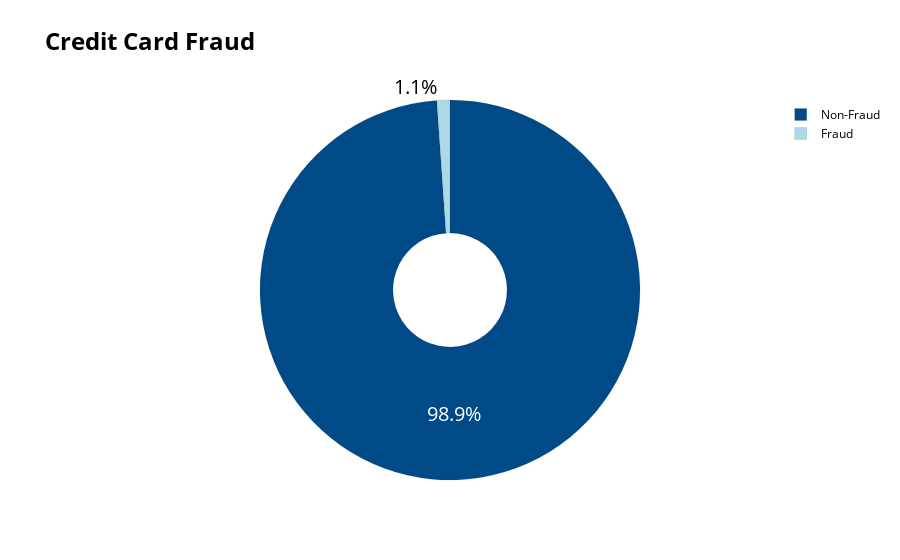

This figure's notebook cell:
### Code cell
#Visualizing Class Distribution
colors = ['#004B87', 'LightBlue'] 
labels = ['Non-Fraud', 'Fraud']
values = rawData['fraud_bool'].value_counts() / rawData['fraud_bool'].shape[0]
total_normal = rawData[rawData['fraud_bool'] == False].shape[0]
total_fraudulent = rawData[rawData['fraud_bool'] == True].shape[0]

fig = go.Figure(data=[go.Pie(labels=labels, values=values, hole=.3)])
fig.update_traces(hoverinfo='label+percent', textinfo='percent', textfont_size=20,
                  marker=dict(colors=colors, line=dict(color='black', width=0.1)))

fig.update_layout(
    title_text='<b>Credit Card Fraud</b>',
    title_font_color='black',
    title_font=dict(size=24),
    legend_title_font_color='black',
    paper_bgcolor='white',   
    plot_bgcolor='white',    
    font_color='black',
)

fig.show()

### Figure 1 — Plotly figure (JSON) as saved in the notebook; plotly's stock layout.template omitted (floating-point values rounded to 4 significant figures)
{"data": [{"hole": 0.3, "hoverinfo": "label+percent", "labels": ["Non-Fraud", "Fraud"], "marker": {"colors": ["#004B87", "LightBlue"], "line": {"color": "black", "width": 0.1}}, "textfont": {"size": 20}, "textinfo": "percent", "type": "pie", "values": [0.989, 0.01103]}], "layout": {"font": {"color": "black"}, "legend": {"title": {"font": {"color": "black"}}}, "paper_bgcolor": "white", "plot_bgcolor": "white", "title": {"font": {"color": "black", "size": 24}, "text": "<b>Credit Card Fraud</b>"}}}
